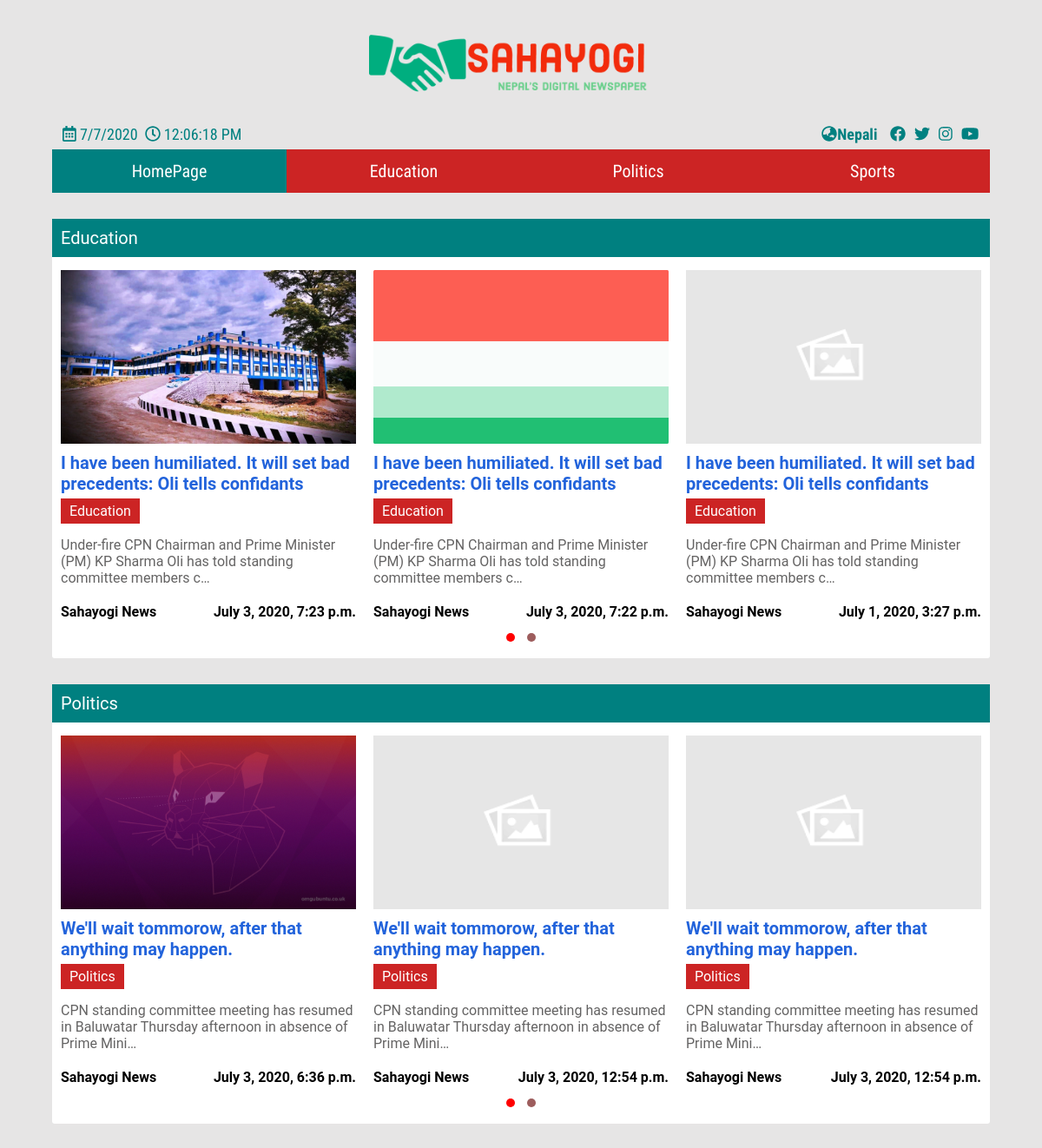
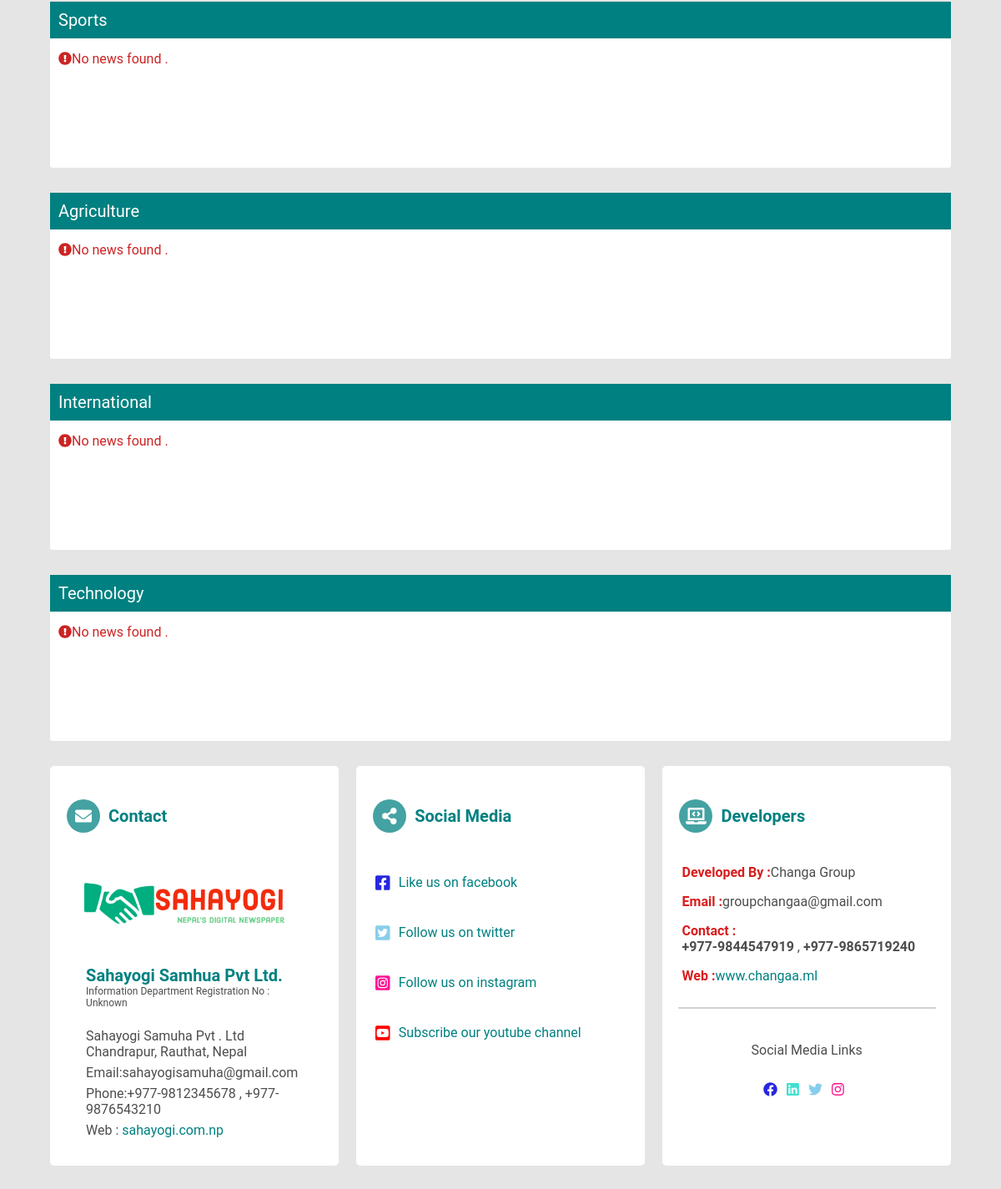
Page /en on the committed database (2 pictures, top to bottom).
### news/models.py (models this page shows, shortened)
class NewsType(models.Model):
    title = models.CharField(
        max_length=100, default='समाचार को प्रकार', verbose_name='समाचार को प्रकार')
    title_eng = models.CharField(
        max_length=100, default="Type Of News ", verbose_name='Type Of News')

class News(models.Model):
    news_type = models.ForeignKey(
        NewsType, on_delete=models.CASCADE, related_name='news')
    title = models.CharField(
        max_length=250, verbose_name='शिर्षक', default="शिर्षक भेटिएन")
    title_eng = models.CharField(
        max_length=250, null=True, verbose_name='Title', default="No Title")
    description = models.TextField(
        verbose_name='विवरण', default="विवरण भेटिएन")
    description_eng = models.TextField(
        null=True, verbose_name='Description', default="No description")
    display_picture = models.ImageField(
        default='image_placeholder.png', null=True, blank=True)
    editor = models.CharField(
        max_length=100, default='सहयोगी समाचार', verbose_name='सम्पादक')
    editor_eng = models.CharField(
        max_length=100, default="Sahayogi News", verbose_name='Editor')
    pub_date = models.DateTimeField(default=datetime.datetime.now())

### news/views.py (the view)
# urls.py: path('en', homepage_eng, name='homepage_eng'),
def homepage_eng(request):
    news_types = NewsType.objects.all()
    links = Links.objects.all()[0]
    news_types_with_news = {}
    for items in NewsType.objects.all():
        news_types_with_news[items.title_eng] = items.news.all().order_by(
            '-pub_date')[:5]
    return render(request, 'visitor/home_eng.html', {
        'news_types': news_types,
        'news_types_with_news': news_types_with_news,
        'page_type': 'Homepage', 'links': links})

### templates/visitor/home_eng.html (shortened to what this page needs)
<!DOCTYPE html>
<html lang="en">
<head>
    {% load static %}
    <link rel="stylesheet" href="{% static 'css/home_header.css' %}">
    {% block main_css %}
    <link rel="stylesheet" href="{% static 'css/home_main.css' %}">
    {% endblock %}
    <link rel="stylesheet" href="{% static 'js/OwlCarousel2-2.3.4/dist/assets/owl.carousel.min.css'%}">
    <link rel="stylesheet" href="{% static 'js/OwlCarousel2-2.3.4/dist/assets/owl.theme.default.min.css'%}">
</head>
<body>
    <div class="root">
        <div class="hdr">
            <div class="logo">
                <figure>
                    <a href="{% url 'homepage_eng' %}">
                        <img height="auto" width="450px" src="{% static 'images/logo_eng.png'%}" alt="">
                    </a>
                </figure>
            </div>
            <div class="date-time-social-links">
                <div class="date-time">
                    <span class="date-bx"><i class="far fa-calendar-alt"> </i> <span class="date">
                            </span></span>
                    <span class="time-bx"><i class="far fa-clock"></i> <span class="time">
                            </span></span>
                </div>
                <div class="social-link">
                    <strong><a href="{% block language_url%}{% url 'homepage'%}{% endblock %}"
                            class="language-changer"><i class="fas fa-globe-asia"></i>Nepali</a></strong>
                    <a href="{{links.facebook}}" class="link">
                        <i class="fab fa-facebook"></i></a>
                    <a href="{{links.twitter}}" class="link">
                        <i class="fab fa-twitter"></i></a>
                    <a href="{{links.instagram}}" class="link">
                        <i class="fab fa-instagram"></i></a>
                    <a href="{{links.youtube}}" class="link">
                        <i class="fab fa-youtube"></i></a>
                </div>
            </div>
            <div class="nbr-bx" eng>
                <div class="nbar-itms Homepage">
                    <a class="nbar-itms-anchor" href="{% url 'homepage_eng' %}">HomePage</a>
                </div>
                {% for news_type in news_types %}
                <div class="nbar-itms {{news_type.title_eng}}">
                    <a class="nbar-itms-anchor"
                        href="{% url 'news_eng' newstype=news_type.title_eng%}">{{news_type.title_eng}}</a>
                </div>
                {% endfor %}
            </div>
        </div>
        <div class="main">
            {% block main %}
            {% for news_type , values in news_types_with_news.items %}
            <div class="news-container {{news_type}}">
                <div class="news-type-bx">
                    {{news_type}}
                </div>
                <div class="news-bx owl-carousel owl-theme">
                    {% for news in values %}
                    <div class="news">
                        {% if news.display_picture %}
                        <img src="{{news.display_picture.url}}" alt="" class="news-dspy-pic">
                        {% else %}
                        <img src="{% static 'images/image_placeholder.png'%}" alt="" class="news-dspy-pic">
                        {% endif %}
                        <h2 class="news-hdng"><a
                                href="{% url 'news_detail_eng' news.news_type.title_eng news.id %}">{{news.title_eng}}</a>
                        </h2>
                        <span class="news-type">{{news.news_type.title_eng}}</span>
                        <p class="news-bdy">{{news.description_eng|truncatechars:100}}</p>
                        <p class="editor-date"><span class="news-editor">{{news.editor_eng}}</span><span
                                class="news-pub-date">{{news.pub_date}}</span></p>
                    </div>
                    {% empty %}
                    <div class="empty">
                        <i class="fas fa-exclamation-circle"> </i><span class="no-news-msg">No news found .</span>
                    </div>
                    {% endfor %}
                </div>
            </div>
            {% endfor%}
            {% endblock main%}
        </div>
        <div class="ftr">
            <div class="contact-info-bx">
                <div class="div-type">
                    <span> <i class="fas fa-envelope"></i>
                    </span>
                    <strong>Contact</strong>
                </div>
                <a href="{% url 'homepage_eng'%}"><img src="{% static 'images/logo_eng.png'%}" height="auto"
                        width="350px"></a>
                <div class="contact-info">
                    <h4 class="org-name">
                        Sahayogi Samhua Pvt Ltd.
                    </h4>
                    <p class="darta-no">
                        Information Department Registration No : Unknown
                    </p>
                    <p class="address">
                        Sahayogi Samuha Pvt . Ltd Chandrapur, Rauthat, Nepal
                    </p>
                    <p class="email">
                        Email:sahayogisamuha@gmail.com
                    </p>
                    <p class="phone">
                        Phone:+977-9812345678 , +977-9876543210
                    </p>
                    <p class="website">
                        Web : <a href="{% url 'homepage'%}">sahayogi.com.np</a>
                    </p>
                </div>
            </div>
            <div class="social-media-links">
                <div class="div-type">
                    <span>
                        <i class="fas fa-share-alt"></i>
                    </span>
                    <strong>Social Media</strong>
                </div>
                <p class="facebook">
                    <span class="logo"><i class="fab fa-facebook-square"></i></span>
                    <span class="description"><a href="{{links.facebook}}">Like us on facebook</a></span>
                </p>
                <p class="twitter">
                    <span class="logo"><i class="fab fa-twitter-square"></i></span>
                    <span class="description"><a href="{{links.twitter}}">Follow us on twitter</a></span>
                </p>
                <p class="instagram">
                    <span class="logo"><i class="fab fa-instagram-square"></i></span>
                    <span class="description"><a href="{{links.instagram}}">Follow us on instagram</a></span>
                </p>
                <p class="youtube">
                    <span class="logo"><i class="fab fa-youtube-square"></i></span>
                    <span class="description"><a href="{{links.youtube}}">Subscribe our youtube channel</a></span>
                </p>
            </div>
            <div class="developers-contact-info">
                <div class="div-type">
                    <span><i class="fas fa-laptop-code"></i></span>
                    <strong>Developers</strong>
                </div>
                <p class="developed-by">
                    <span class="title">Developed By : </span>
                    <span class="developer-name">Changa Group</span>
                </p>
                <p class="email-bx">
                    <span class="title">Email : </span>
                    <span class="email">groupchangaa@gmail.com</span>
                </p>
                <p class="contact-info">
                    <span class="title">Contact : </span>
                    <span class="contact"> <strong>+977-9844547919</strong> ,<strong> +977-9865719240</strong></span>
                </p>
                <p class="website-bx">
                    <span class="title">Web :</span>
                    <span class="website"><a href="http://changaa.ml" target="_blank">www.changaa.ml</a></span>
                </p>
                <div class="seperator"></div>
                <div class="breaker">
                    Social Media Links
                </div>
                <p class="links">
                    <a href="https://facebook.com" class="facebook"><i class="fab fa-facebook"></i></a>
                    <a href="https://linkedin.com" class="linkedin"><i class="fab fa-linkedin"></i></a>
                    <a href="https://twitter.com" class="twitter"><i class="fab fa-twitter"></i></a>
                    <a href="https://instagram.com" class="instagram"><i class="fab fa-instagram"></i></a>
                </p>
            </div>
        </div>
    </div>
</body>
</html>

### static/css/home_header.css (style rules this page uses)
* { box-sizing: border-box; padding: 0; scrollbar-width: thin; margin: 0; }
:root, html { height: 100%; width: 100%; }
body { width: 100%; overflow-x: hidden; display: flex; justify-content: center; color: black; background: rgb(230, 229, 229); font-family: 'Roboto', sans-serif; }
.root { width: 97%; height: 100%; overflow-x: hidden; }
.hdr { width: 100%; display: flex; flex-direction: column; }
.hdr div { width: 100%; }
.logo { display: flex; justify-content: center; }
.logo img { width: 350px; height: auto; }
.date-time-social-links { display: flex; padding: 7px 10px; flex-direction: row; font-size: 18px; color: teal; font-family: 'Roboto Condensed', sans-serif; }
.date-time { width: auto; margin: auto; }
.date-bx { margin: 0 2px; }
.time-bx { margin: 0 2px; }
.social-link { text-align: right; width: auto; margin: auto; }
.social-link a { text-decoration: none; color: teal; padding: 3px; border-radius: 5px; transition: all 0.2s ease-out; }
.social-link .language-changer { color: teal; border-radius: 5px; padding: 3px 7px; }
.nbr-bx { width: 100%; background: rgb(204, 36, 36); display: flex; flex-flow: column wrap; overflow-x: auto; height: 50px; position: relative; font-family: 'Roboto Condensed', sans-serif; }
.nbr-bx .nbar-itms { width: 20%; height: 100%; text-align: center; overflow-x: auto; overflow-y: hidden; padding: 7px; transition: all 0.2s ease-out; }
.nbr-bx .selected { background: teal; }
.nbr-bx .nbar-itms a { text-decoration: none; height: 100%; width: 100%; color: white; font: bolder; font-size: 20px; display: flex; align-items: center; justify-content: center; }
.ftr { width: 100%; display: flex; flex-flow: row wrap; margin: 20px 0 50px 0; }
.ftr div { width: 32%; display: flex; flex-direction: column; align-items: center; background: white; color: rgb(77, 77, 77); border-radius: 5px; padding: 10px; margin: 10px 0; }
.ftr div:nth-child(2) { margin: 10px auto 10px auto; }
.ftr div .div-type { width: 100%; display: flex; flex-direction: row; padding: 20px 10px; font-size: 20px; color: teal; }
.ftr div .div-type span { margin-right: 10px; background: rgba(0, 128, 128, 0.733); border-radius: 50%; height: 40px; width: 40px; display: flex; align-items: center; justify-content: center; color: white; }
.contact-info-bx img { height: 100px; width: auto; }
.contact-info-bx .contact-info { display: flex; width: 90%; }
.contact-info-bx .contact-info p { text-align: left; width: 95%; margin: 3px 0; }
.contact-info-bx .contact-info h4 { color: teal; font-size: 20px; width: 95%; margin: 5px 0 0 0; }
.contact-info-bx .contact-info .darta-no { font-size: 12px; margin: 0 0 20px 0; }
.contact-info-bx .contact-info .website a { color: teal; text-decoration: none; }
.social-media-links p { width: 95%; padding: 15px 5px; display: flex; flex-direction: row; font-size: 16px; margin: 5px 0; }
.social-media-links p a { color: teal; font: bold; text-decoration: none; }
.social-media-links p .logo { margin-right: 10px; font-size: 20px; }
.facebook { color: rgb(39, 39, 224); }
.twitter { color: skyblue; }
.linkedin { color: turquoise; }
.instagram { color: deeppink; }
.youtube { color: red; }
.developers-contact-info .breaker { width: 95%; text-align: center; }
.developers-contact-info .seperator { height: 2px; width: 95%; border: none; padding: 0; margin: 20px 0px; background: rgb(212, 208, 208); }
.developers-contact-info p { width: 95%; margin: 3px 0; padding: 5px; }
.developers-contact-info p .title { color: rgb(216, 29, 29); font-weight: bolder; float: left; }
.developers-contact-info p span { float: left; }
.developers-contact-info p span a { text-decoration: none; color: teal; }
.developers-contact-info .links { width: 95%; text-align: center; }
.developers-contact-info .links a { text-decoration: none; margin: 0 7px 0 0; font-size: 17px; }
@media only screen and (min-width: 680px) { .ftr div { width: 48%; } }
@media only screen and (min-width: 680px) { .ftr div:nth-child(2) { margin: 10px auto 10px auto; } }
@media only screen and (min-width: 680px) { .nbr-bx .nbar-itms { width: 35%; } }
@media only screen and (min-width: 768px) { .nbr-bx .nbar-itms { width: 25%; } }
@media only screen and (min-width: 992px) { .root { width: 90%; } }
@media only screen and (min-width: 992px) { .ftr div { width: 32%; } }

### rows in the picture
NewsType: title_eng "Education", news_types_with_news "Education"
NewsType: title_eng "Politics", news_types_with_news "Politics"
NewsType: title_eng "Sports", news_types_with_news "Sports"
News: display_picture (picture), title_eng "I have been humiliated. It will set bad precedents: Oli tells confidants", news_type.title_eng "Education", description_eng "Under-fire CPN Chairman and Prime Minister (PM) KP Sharma Oli has told standing committee members c…", editor_eng "Sahayogi News", pub_date "July 3, 2020, 7:23 p.m."
News: display_picture (picture), title_eng "I have been humiliated. It will set bad precedents: Oli tells confidants", news_type.title_eng "Education", description_eng "Under-fire CPN Chairman and Prime Minister (PM) KP Sharma Oli has told standing committee members c…", editor_eng "Sahayogi News", pub_date "July 3, 2020, 7:22 p.m."
News: display_picture (placeholder picture), title_eng "I have been humiliated. It will set bad precedents: Oli tells confidants", news_type.title_eng "Education", description_eng "Under-fire CPN Chairman and Prime Minister (PM) KP Sharma Oli has told standing committee members c…", editor_eng "Sahayogi News", pub_date "July 1, 2020, 3:27 p.m."
News: display_picture (picture), title_eng "We'll wait tommorow, after that anything may happen.", news_type.title_eng "Politics", description_eng "CPN standing committee meeting has resumed in Baluwatar Thursday afternoon in absence of Prime Mini…", editor_eng "Sahayogi News", pub_date "July 3, 2020, 6:36 p.m."
News: display_picture (placeholder picture), title_eng "We'll wait tommorow, after that anything may happen.", news_type.title_eng "Politics", description_eng "CPN standing committee meeting has resumed in Baluwatar Thursday afternoon in absence of Prime Mini…", editor_eng "Sahayogi News", pub_date "July 3, 2020, 12:54 p.m."
News: display_picture (placeholder picture), title_eng "We'll wait tommorow, after that anything may happen.", news_type.title_eng "Politics", description_eng "CPN standing committee meeting has resumed in Baluwatar Thursday afternoon in absence of Prime Mini…", editor_eng "Sahayogi News", pub_date "July 3, 2020, 12:54 p.m."
NewsType: news_types_with_news "Agriculture"
NewsType: news_types_with_news "International"
NewsType: news_types_with_news "Technology"
